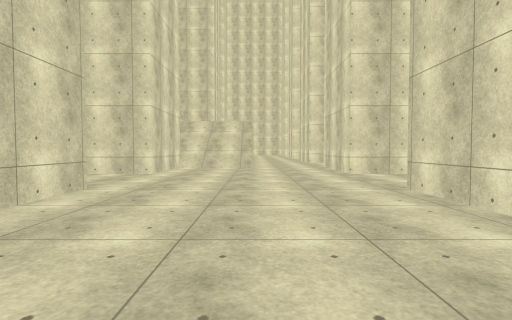
View 1 (above)

24 first-person views from a walk through a Unity game level. The camera is 1.2 m above the floor, tilts 2° down and sees 80° across. The floor is counted in squares, 2 m on a side. Each view is taken from the middle of a square. On the plan, view 1 faces up. The plan holds only what a view shows up to about 9 squares ahead; the rest is blank. The place goes on beyond the plan. Some animated figures are not drawn. Surface patterns are stand-ins for the level's own textures.

View 2
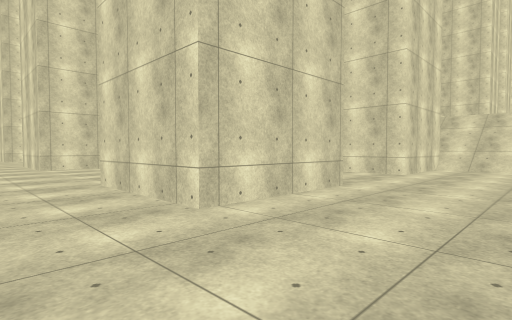

View 3
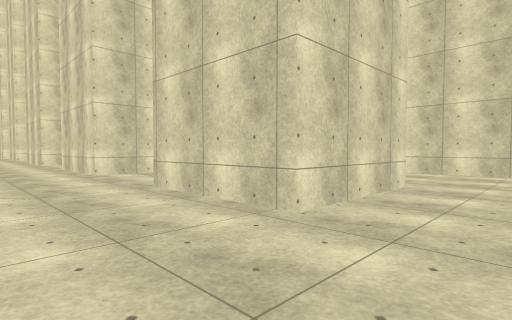

View 4
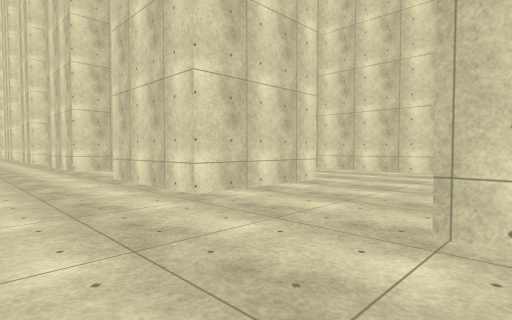

View 5
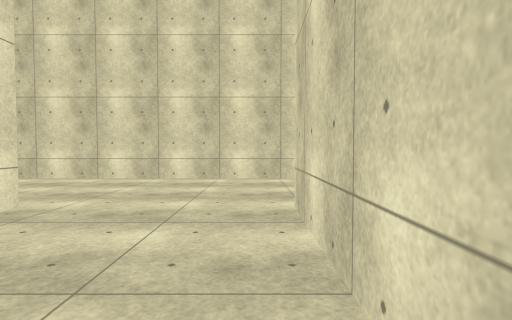

View 6
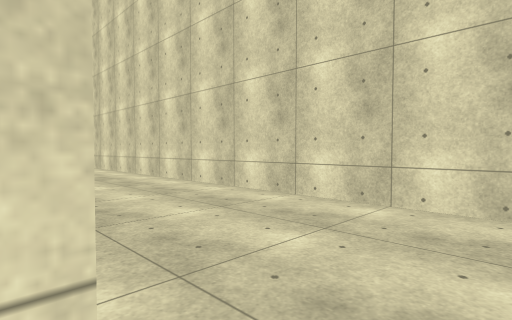

View 7
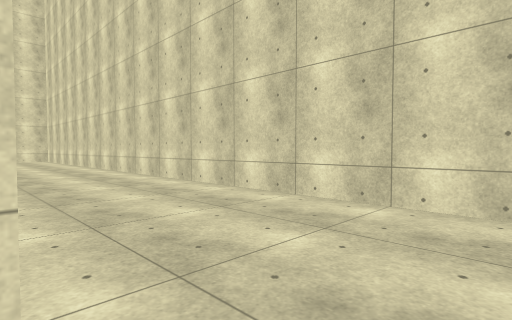

View 8
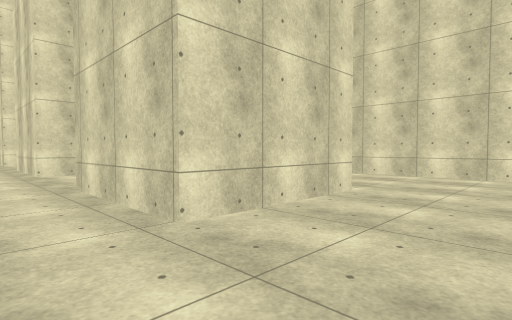

View 9
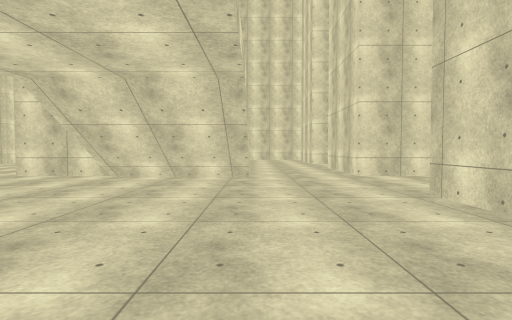

View 10
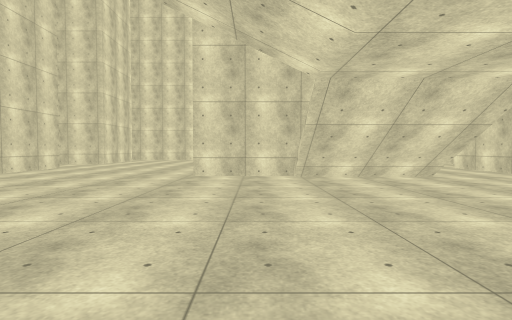

View 11
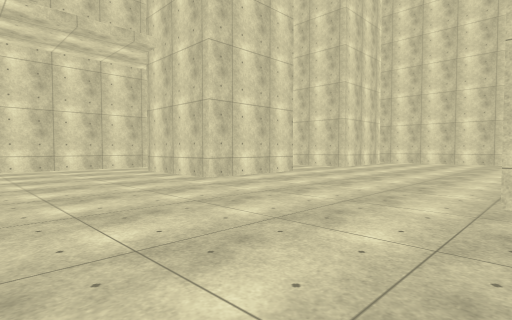

View 12
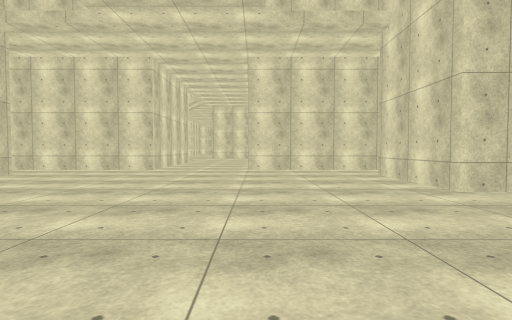

View 13
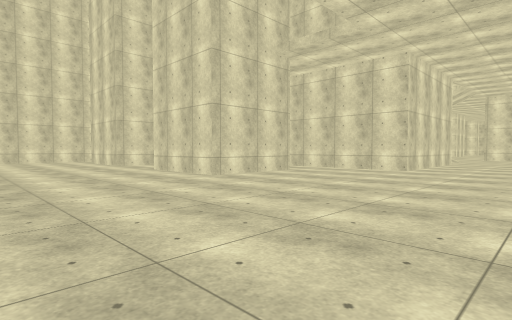

View 14
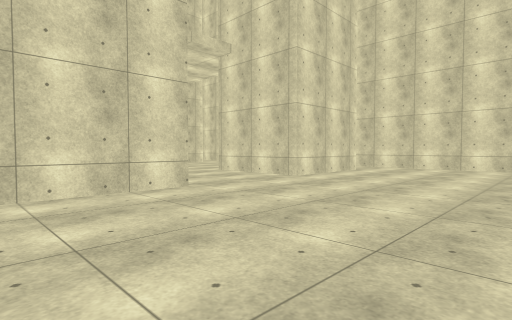

View 15
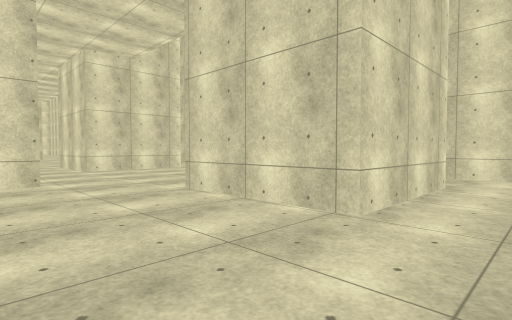

View 16
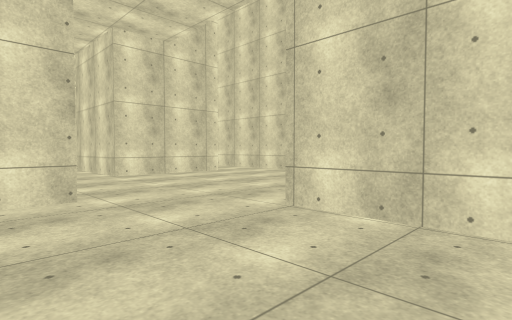

View 17
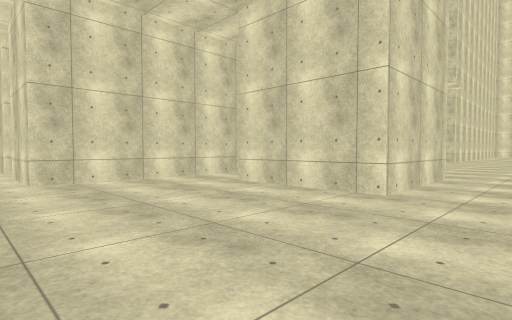

View 18
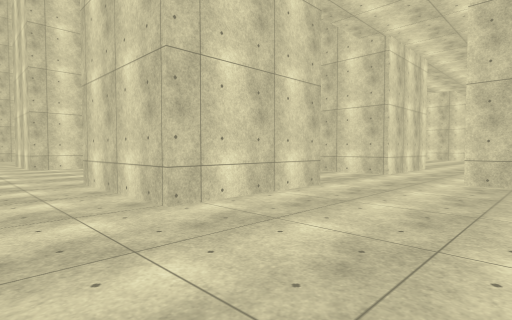

View 19
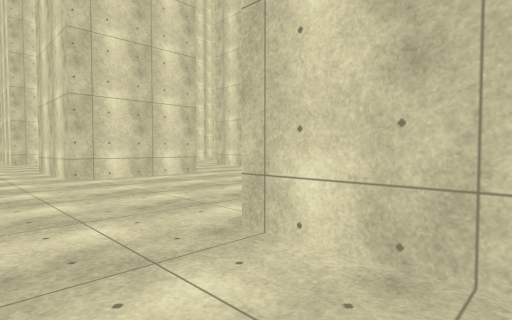

View 20
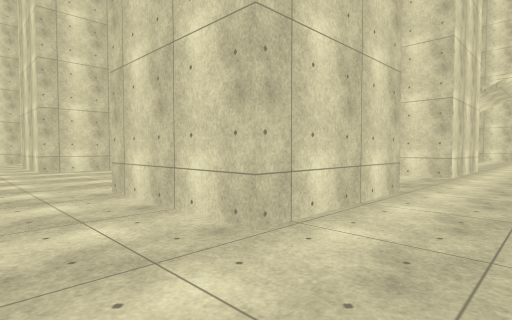

View 21
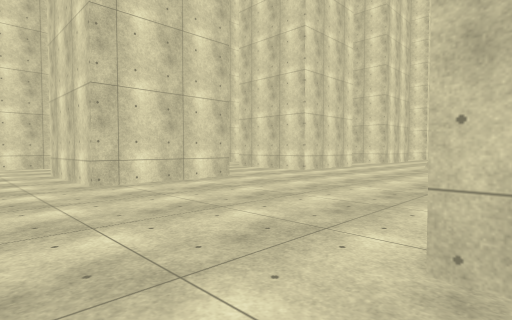

View 22
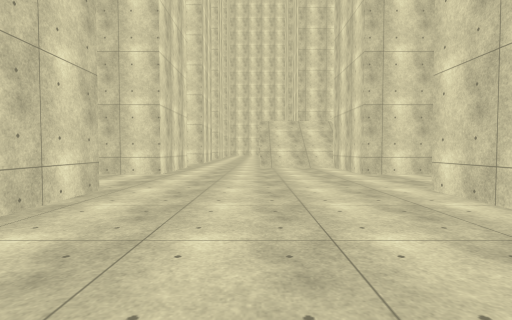

View 23
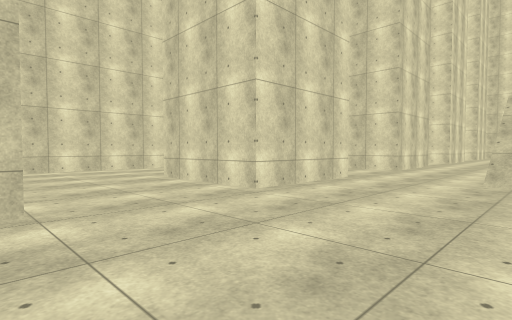

View 24
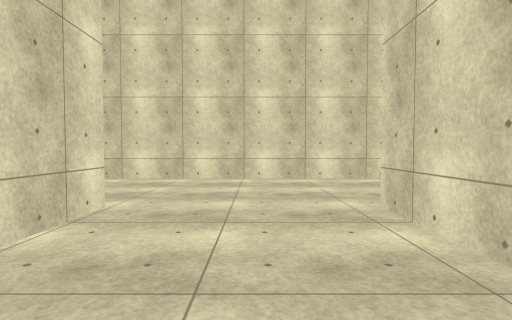

### Floor plan
Points are (right, up) in squares from view 1. A wall is a line through its corners. A room is listed if a view was taken in it or the views show most of it. See-through windows are left out.
Room 1 (views 1, 2, 3, 4, 5, 6, 7, 8, 9, 10, 11, 12, 13, 14, 15, 16, 19, 20, 21, 22, 23, 24)
walls: (-2.9, 18.9) (-5.4, 18.9) (-5.4, 21.7) (-2.6, 21.7) (-2.6, 20); (-2.6, 10.2) (-2.6, 7.5) (-4.2, 7.5); (4, 18.9) (2.3, 18.9) (2.3, 21.7) (5.2, 21.7); (5.2, 13.2) (2.3, 13.2) (2.3, 16) (2.8, 16); (-5.4, 24.5) (-5.4, 27.4) (-2.5, 27.4); (-10.3, 21.8) (-10.3, 18.9) (-13.1, 18.9); (-2.6, 4.6) (-2.6, 1.8) (-5.5, 1.8); (2.3, 24.5) (2.3, 27.4) (5.2, 27.4); (-13.1, 19.1) (-13.1, 21.7) (-11.2, 21.7); (-2.6, 26) (-2.6, 24.5); (5.2, 7.5) (2.3, 7.5) (2.3, 10.4); (-13.1, 10.3) (-10.3, 10.3) (-10.3, 7.5); (5.2, 24.6) (3.8, 24.6); (-14.9, 20) (-14.9, 15.8); (-15.9, 13) (-14.9, 13) (-14.9, 8.9); (-14.9, 23) (-14.9, 21); (-10.3, 2.5) (-10.3, 1.8) (-11, 1.8); (5.2, 1.8) (2.3, 1.8) (2.3, 4.6) (5.1, 4.6); (-13.1, 27.4) (-10.3, 27.4) (-10.3, 24.6) (-13.1, 24.6) (-13.1, 25.5); (8.2, 0.6) (8.2, 28.1)
ways out: opening at (-13.5, 26.5) to room 2
Room 2 (views 17, 18)
walls: (-20.9, 27.4) (-18, 27.4) (-18, 24.6) (-20.9, 24.6); (-13.1, 25.5) (-13.1, 27.4); (-19.4, 23) (-14.9, 23)
ways out: opening at (-13.5, 26.5) to room 1; opening at (-20, 24); opening at (-20, 28.5)

Where each view was taken, in squares from view 1:
view 1: 0 up, 0 right, facing up
view 2: 0 up, 0 right, facing up-left
view 3: 0 up, 0 right, facing up-right
view 4: 4 up, 0 right, facing up-right
view 5: 5 up, 2 right, facing right
view 6: 7 up, 5 right, facing up-right
view 7: 12 up, 5 right, facing up-right
view 8: 11 up, 1 right, facing up-right
view 9: 12 up, 0 right, facing up
view 10: 12 up, 4 left, facing up
view 11: 15 up, 5 left, facing up-left
view 12: 16 up, 6 left, facing left
view 13: 16 up, 6 left, facing down-left
view 14: 19 up, 6 left, facing up-left
view 15: 22 up, 9 left, facing up-left
view 16: 22 up, 11 left, facing up-left
view 17: 29 up, 14 left, facing down-left
view 18: 29 up, 16 left, facing down-right
view 19: 29 up, 12 left, facing down-right
view 20: 29 up, 7 left, facing down-right
view 21: 29 up, 3 left, facing down-right
view 22: 29 up, 0 right, facing down
view 23: 25 up, 1 left, facing down-right
view 24: 23 up, 2 right, facing right
